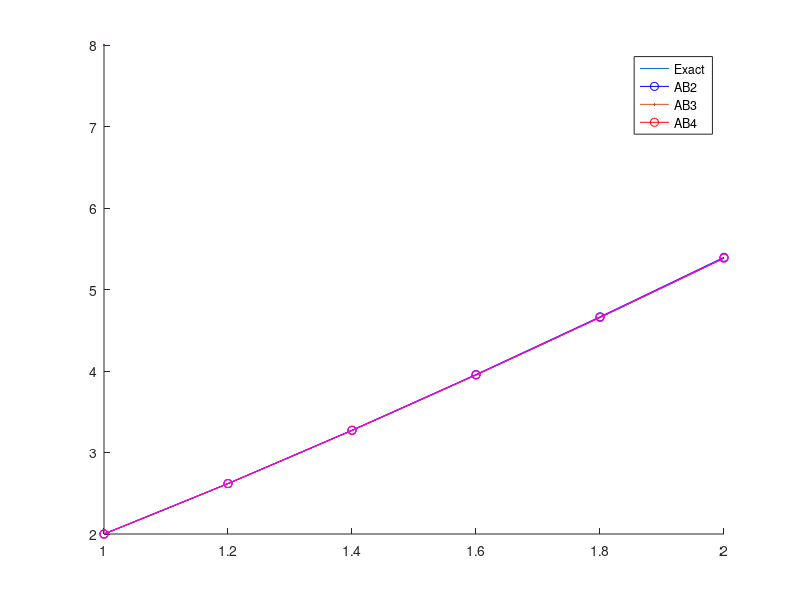

The MATLAB source for this figure:
y_exact = @(t) t.*log(t) + 2*t;
f = @(t,y) 1 + y/t;
a = 1;
h = 0.2;
b = 2;
N = (b-a)/h;
t = a:h:b;
w0 = 2;
w1 = y_exact(t(2));
w2 = y_exact(t(3));
w3 = y_exact(t(4));

hold on
tt = a:0.01:b;
plot(tt, y_exact(tt))

%AB2
w = zeros(1,N+1)
w(1) = w0;
w(2) = w1;

for i = 2:N
    w(i+1) = w(i) + h/2*(3*f(t(i), w(i)) - f(t(i-1), w(i-1)))
end
plot(t,w, "bo-", MarkerSize=8)

%AB3
w = zeros(1,N+1)
w(1) = w0;
w(2) = w1;
w(3) = w2;

for i = 3:N
    w(i+1) = w(i) + h/12*(23*f(t(i), w(i)) - 16*f(t(i-1), w(i-1)) + 5*f(t(i-2), w(i-2)))
end
plot(t,w, "ro-", MarkerSize=8)

%AB4
w = zeros(1,N+1)
w(1) = w0;
w(2) = w1;
w(3) = w2;
w(4) = w3;

for i = 4:N
    w(i+1) = w(i) + h/24*(55*f(t(i), w(i)) - 59*f(t(i-1), w(i-1)) + 37*f(t(i-2), w(i-2)) - 9*f(t(i-3), w(i-3)))
end
plot(t,w, "mo-", MarkerSize=8)
legend("Exact", "AB2", "AB3", "AB4")



hold off